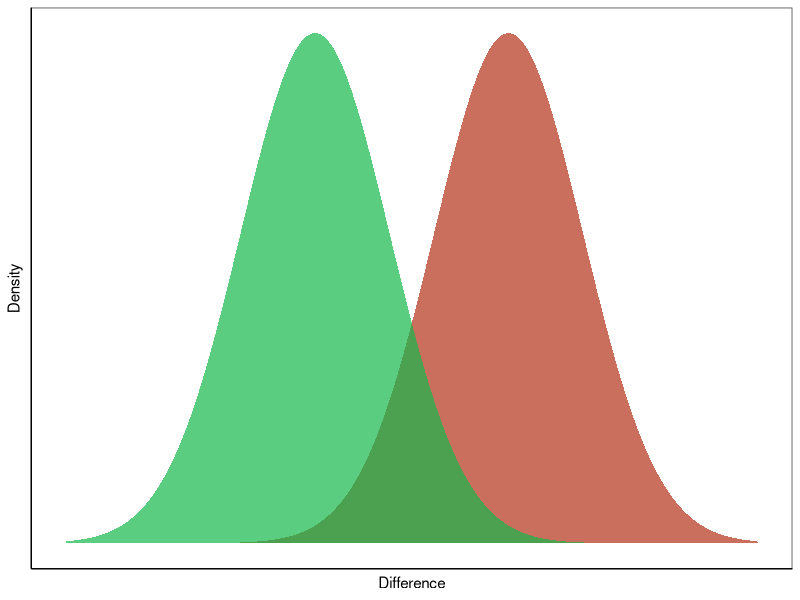
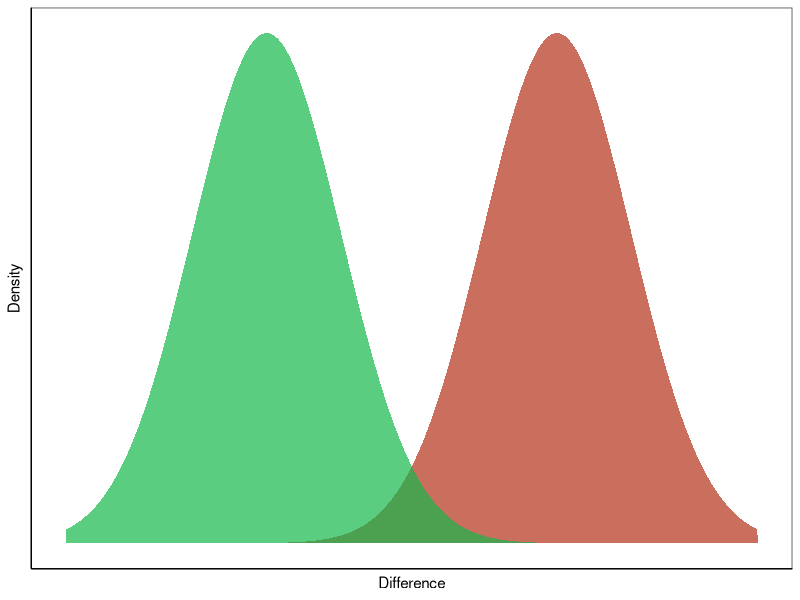
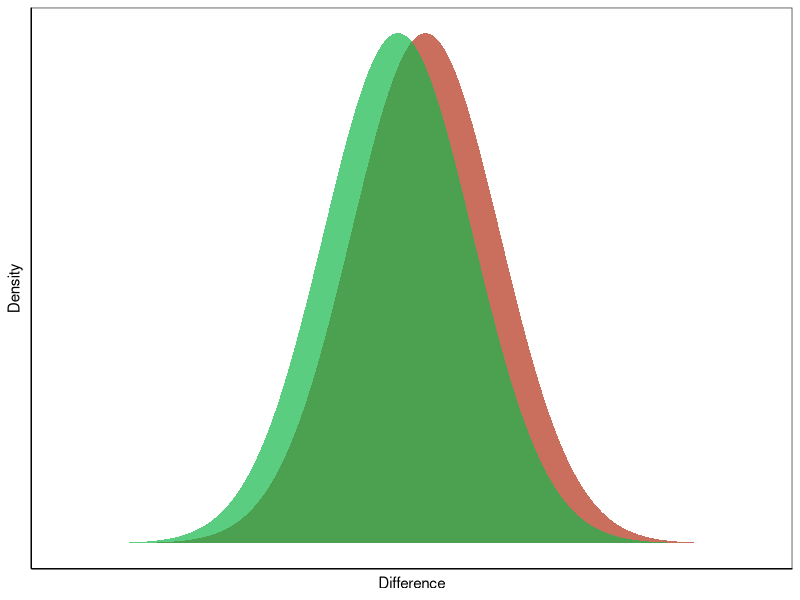
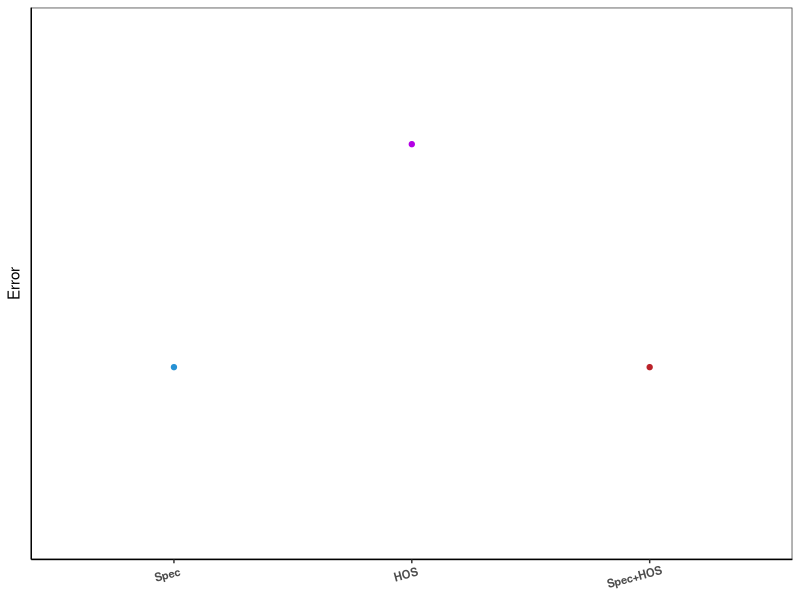
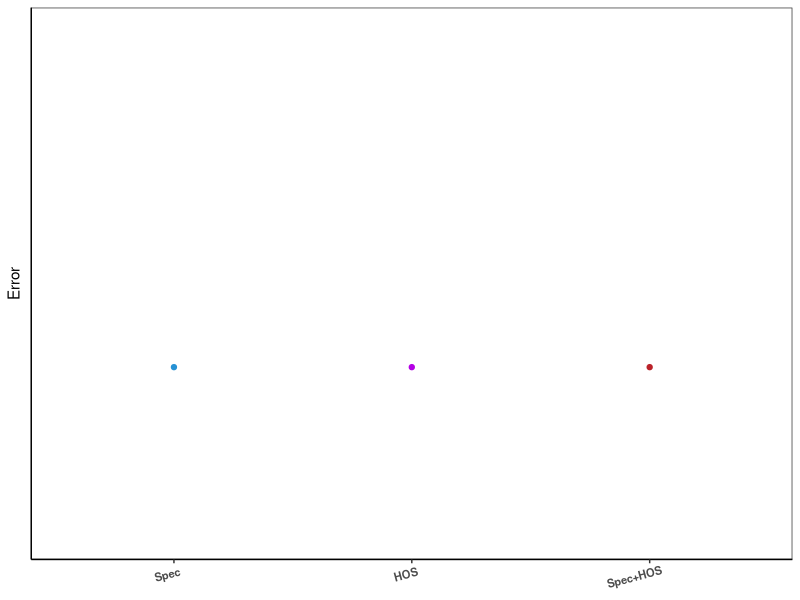
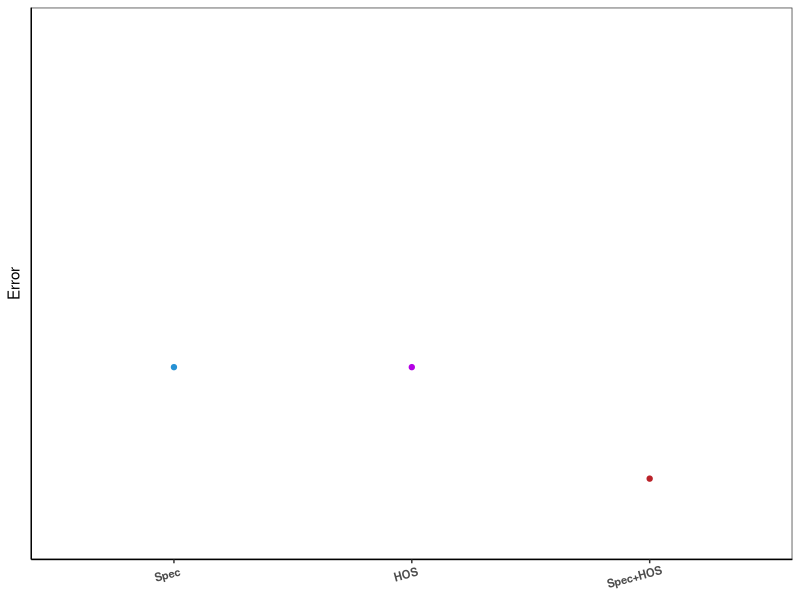

The R script that drew these images, in order:
library(dplyr)
library(tidyr)
library(ggplot2)

# gaussian function
gauss <- function(x, mean, sigma) {
  y <- (1/(sqrt(2*pi*sigma^2))) * exp(-(x-mean)^2/(2*sigma^2))
  return(y)
} 

# model 1 good separation
same1 <- gauss(seq(-2.5, 2.5, 0.01), mean = -0.7, sigma = 0.54)
different1 <- gauss(seq(-2.5, 2.5, 0.01), mean = 0.7, sigma = 0.54)
df1 <- data.frame(same = same1, different = different1,
                  predictor = seq(0, 5, 0.01)) %>%
  pivot_longer(., c("different", "same"), names_to = "Stats", values_to = "value")


# model 2 better separation
same2 <- gauss(seq(-2.5, 2.5, 0.01), mean = -1.05, sigma = 0.54)
different2 <- gauss(seq(-2.5, 2.5, 0.01), mean = 1.05, sigma = 0.54)
df2 <- data.frame(same = same2, different = different2,
                  predictor = seq(0, 5, 0.01)) %>%
  pivot_longer(., c("different", "same"), names_to = "Stats", values_to = "value")

# model 3 bad separation
same3 <- gauss(seq(-2.5, 2.5, 0.01), mean = -0.1, sigma = 0.54)
different3 <- gauss(seq(-2.5, 2.5, 0.01), mean = 0.1, sigma = 0.54)
df3 <- data.frame(same = same3, different = different3,
                  predictor = seq(0, 5, 0.01)) %>%
  pivot_longer(., c("different", "same"), names_to = "Stats", values_to = "value")


goodSeparation <- ggplot(data = df1, aes(x = predictor, y = value,
                                         group = Stats, fill = Stats)) +
  geom_area(position = "identity", alpha = 0.7) +
  theme_bw() +
  scale_fill_manual(name = "Segment",
                     labels = c("different", "same"),
                       values = c("#b33018", "#14b74b"),
                       guide = "none") +
  theme(axis.text.x = element_blank(), panel.grid.major = element_blank(),
        panel.grid.minor = element_blank(), panel.background = element_blank(),
        axis.line = element_line(colour = "black"), axis.text.y = element_blank(),
        axis.ticks = element_blank()) +
  xlab("Difference") +
  ylab("Density")

betterSeparation <- ggplot(data = df2, aes(x = predictor, y = value,
                                         group = Stats, fill = Stats)) +
  geom_area(position = "identity", alpha = 0.7) +
  theme_bw() +
  scale_fill_manual(name = "Statistic groups",
                     labels = c("different", "same"),
                       values = c("#b33018", "#14b74b"),
                     guide = "none") +
  theme(axis.text.x = element_blank(), panel.grid.major = element_blank(),
        panel.grid.minor = element_blank(), panel.background = element_blank(),
        axis.line = element_line(colour = "black"), axis.text.y = element_blank(),
        axis.ticks = element_blank()) +
  xlab("Difference") +
  ylab("Density")

badSeparation <- ggplot(data = df3, aes(x = predictor, y = value,
                                         group = Stats, fill = Stats)) +
  geom_area(position = "identity", alpha = 0.7) +
  theme_bw() +
  scale_fill_manual(name = "Statistic groups",
                     labels = c("different", "same"),
                       values = c("#b33018", "#14b74b"),
                     guide = "none") +
  theme(axis.text.x = element_blank(), panel.grid.major = element_blank(),
        panel.grid.minor = element_blank(), panel.background = element_blank(),
        axis.line = element_line(colour = "black"), axis.text.y = element_blank(),
        axis.ticks = element_blank()) +
  xlab("Difference") +
  ylab("Density")


ggsave("goodSeparation.png", goodSeparation,  height = 2.2, width = 4, units = "cm")
ggsave("betterSeparation.png", betterSeparation,  height = 2.2, width = 4, units = "cm")
ggsave("badSeparation.png", badSeparation,  height = 2.2, width = 4, units = "cm")


# model peformance plots

model = factor(c("FAS", "HOS", "FAS + HOS"), levels = c("FAS", "HOS", "FAS + HOS"))
performance1 <- c(0.3, 0.7, 0.3)
performance2 <- c(0.3, 0.3, 0.3)
performance3 <- c(0.3, 0.3, 0.1)

dfP1 <- data.frame(model = model, performance = performance1)
dfP2 <- data.frame(model = model, performance = performance2)
dfP3 <- data.frame(model = model, performance = performance3)

performance1 <- ggplot(dfP1, aes(x = model, y = performance, color = model)) +
  geom_point() +
  theme_bw() +
  scale_color_manual(name = "Statistic groups",
                     labels = c("different", "same"),
                       values = c("#2691d4", "#b400e5", "#ba2229"),
                     guide = "none") +
  theme(panel.grid.major = element_blank(), axis.text.y = element_blank(),
        panel.grid.minor = element_blank(), panel.background = element_blank(),
        axis.line = element_line(colour = "black"), axis.ticks.y = element_blank(),
        axis.title.x = element_blank(),
        axis.text.x = element_text(angle = 15, size = 8, hjust = 0.8, vjust=0.9,
                                   face = "bold")) +
  scale_x_discrete(labels = c("Spec", "HOS", "Spec+HOS")) +
  ylab("Error") +
  ylim(0, 0.9)

performance2 <- ggplot(dfP2, aes(x = model, y = performance, color = model)) +
  geom_point() +
  theme_bw() +
  scale_color_manual(name = "Statistic groups",
                     labels = c("different", "same"),
                       values = c("#2691d4", "#b400e5", "#ba2229"),
                     guide = "none") +
  theme(panel.grid.major = element_blank(), axis.text.y = element_blank(),
        panel.grid.minor = element_blank(), panel.background = element_blank(),
        axis.line = element_line(colour = "black"), axis.ticks.y = element_blank(),
        axis.title.x = element_blank(),
        axis.text.x = element_text(angle = 15, size = 8, hjust = 0.8, vjust=0.9,
                                   face = "bold")) +
  scale_x_discrete(labels = c("Spec", "HOS", "Spec+HOS")) +
  ylab("Error") +
  ylim(0, 0.9)

performance3 <- ggplot(dfP3, aes(x = model, y = performance, color = model)) +
  geom_point() +
  theme_bw() +
  scale_color_manual(name = "Statistic groups",
                     labels = c("different", "same"),
                       values = c("#2691d4", "#b400e5", "#ba2229"),
                     guide = "none") +
  theme(panel.grid.major = element_blank(), axis.text.y = element_blank(),
        panel.grid.minor = element_blank(), panel.background = element_blank(),
        axis.line = element_line(colour = "black"), axis.ticks.y = element_blank(),
        axis.title.x = element_blank(),
        axis.text.x = element_text(angle = 15, size = 8, hjust = 0.8, vjust=0.9,
                                   face = "bold")) +
  scale_x_discrete(labels = c("Spec", "HOS", "Spec+HOS")) +
  ylab("Error") +
  ylim(0, 0.9)


ggsave("scenario1.png", performance1,  height = 2.4, width = 4.3, units = "cm")
ggsave("scenario2.png", performance2,  height = 2.4, width = 4.3, units = "cm")
ggsave("scenario3.png", performance3,  height = 2.4, width = 4.3, units = "cm")


